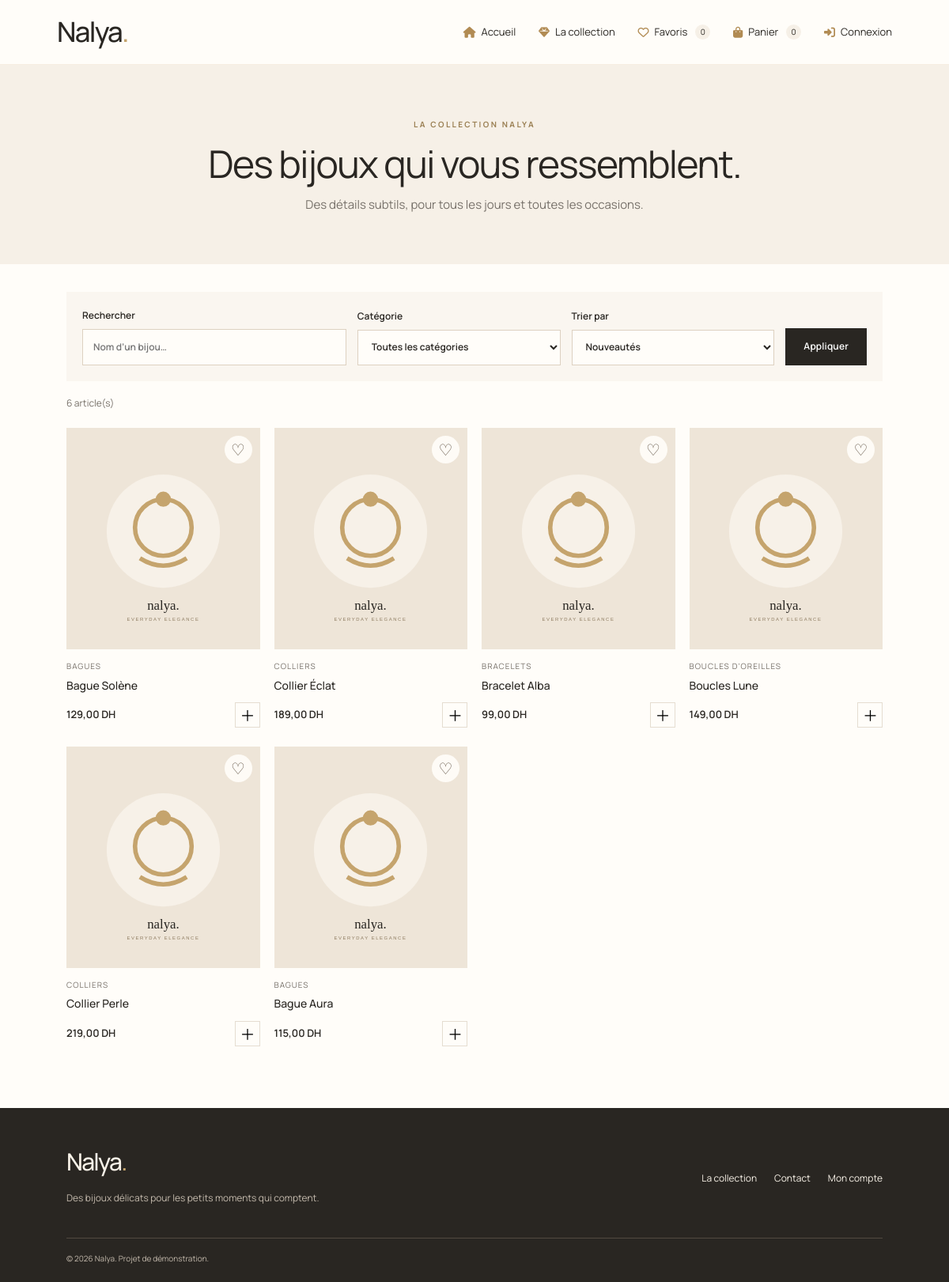
/products.php, run on the app's committed database.
### tables this page shows
CREATE TABLE products (
  id INT UNSIGNED AUTO_INCREMENT PRIMARY KEY,
  category_id INT UNSIGNED NOT NULL,
  name VARCHAR(160) NOT NULL,
  description TEXT NULL,
  price DECIMAL(10,2) NOT NULL DEFAULT 0.00,
  stock INT UNSIGNED NOT NULL DEFAULT 0,
  image VARCHAR(255) NULL,
  is_active TINYINT(1) NOT NULL DEFAULT 1,
  created_at TIMESTAMP NOT NULL DEFAULT CURRENT_TIMESTAMP,
  updated_at TIMESTAMP NOT NULL DEFAULT CURRENT_TIMESTAMP ON UPDATE CURRENT_TIMESTAMP,
  CONSTRAINT fk_products_category FOREIGN KEY(category_id) REFERENCES categories(id) ON UPDATE CASCADE ON DELETE RESTRICT,
  INDEX idx_products_active (is_active),
  INDEX idx_products_name (name)
);

CREATE TABLE categories (
  id INT UNSIGNED AUTO_INCREMENT PRIMARY KEY,
  name VARCHAR(100) NOT NULL UNIQUE,
  created_at TIMESTAMP NOT NULL DEFAULT CURRENT_TIMESTAMP
);

### includes/functions.php (called while the page is built, shortened)
<?php
function e(mixed $value): string {
    return htmlspecialchars((string)$value, ENT_QUOTES, 'UTF-8');
}
function money(mixed $amount): string {
    return number_format((float)$amount, 2, ',', ' ') . ' DH';
}
function image_url(?string $path): string {
    return $path;
}

### products.php (the view, shortened to what this page needs)
<?php
require __DIR__ . '/config/database.php';
require __DIR__ . '/includes/functions.php';
$search = trim($_GET['q'] ?? '');
$sql = "SELECT p.*, c.name AS category_name FROM products p LEFT JOIN categories c ON c.id=p.category_id WHERE p.is_active=1";
$params = [];
$sort = $_GET['sort'] ?? 'recent';
$sql .= match ($sort) { 'price_asc' => " ORDER BY p.price ASC", 'price_desc' => " ORDER BY p.price DESC", 'name' => " ORDER BY p.name ASC", default => " ORDER BY p.created_at DESC" };
$stmt = $pdo->prepare($sql); $stmt->execute($params); $products = $stmt->fetchAll();
require __DIR__ . '/includes/header.php';
?>
<section class="page-banner"><p class="eyebrow">LA COLLECTION NALYA</p><h1>Des bijoux qui vous ressemblent.</h1><p>Des détails subtils, pour tous les jours et toutes les occasions.</p></section>
<section class="section catalog-section">
  <form class="filters" method="get">
    <label>Rechercher<input type="search" name="q" value="<?= e($search) ?>" placeholder="Nom d’un bijou…"></label>
    <label>Catégorie<select name="category_id"><option value="">Toutes les catégories</option></select></label>
    <label>Trier par<select name="sort"><option value="recent" <?= $sort==='recent'?'selected':'' ?>>Nouveautés</option></select></label>
    <button class="btn btn-dark" type="submit">Appliquer</button>
  </form>
  <p class="result-count"><?= count($products) ?> article(s)</p>
  <?php if ($products): ?><div class="product-grid">
    <?php foreach ($products as $product): ?><article class="product-card">
      <button class="favorite-button" data-favorite="<?= (int)$product['id'] ?>" aria-label="Ajouter aux favoris">♡</button>
      <a class="product-photo" href="product-details.php?id=<?= (int)$product['id'] ?>"><img src="<?= e(image_url($product['image'])) ?>" alt="<?= e($product['name']) ?>"></a>
      <p class="product-category"><?= e($product['category_name'] ?? 'Collection Nalya') ?></p><h3><a href="product-details.php?id=<?= (int)$product['id'] ?>"><?= e($product['name']) ?></a></h3>
      <div class="product-card-bottom"><strong><?= money($product['price']) ?></strong><button class="add-mini" data-add-cart="<?= (int)$product['id'] ?>" data-name="<?= e($product['name']) ?>" data-price="<?= e($product['price']) ?>" data-stock="<?= (int)$product['stock'] ?>" data-image="<?= e(image_url($product['image'])) ?>">＋</button></div>
    </article><?php endforeach; ?>
  </div><?php else: ?><div class="empty-state"><h2>Aucun bijou trouvé</h2><p>Essayez une autre recherche ou catégorie.</p><a class="btn btn-outline" href="products.php">Réinitialiser les filtres</a></div><?php endif; ?>
</section>
<?php require __DIR__ . '/includes/footer.php'; ?>

### assets/css/style.css (style rules this page uses)
:root { --ivory: #f6f0e7; --gold: #c5a46d; --charcoal: #292622; --white: #ffffff; --beige: #eee5d8; --muted: #77716a; --border: #e5ddd1; --line: #e5ddd1; --success: #38573e; --danger: #a33a32; --shadow: 0 12px 35px rgba(41, 38, 34, 0.08); }
* { box-sizing:border-box }
html { scroll-behavior:smooth }
body { margin:0;background:#fffdf9;color:var(--charcoal);font-family:'Manrope',Arial,sans-serif;font-size:15px;line-height:1.65 }
a { color:inherit;text-decoration:none }
button,input,select,textarea { font:inherit }
button { cursor:pointer }
img { max-width:100%;display:block }
.eyebrow { font-size:10px;letter-spacing:2.4px;font-weight:700;color:#9b8054;margin:0 0 14px }
.hero h1,.page-banner h1,.detail-copy h1,.auth-card h1,.confirmation h1 { font-family:'Manrope',Georgia,serif;font-weight:400;font-size:clamp(42px,5vw,67px);line-height:1.12;letter-spacing:-1.5px;margin:0 0 22px }
.btn { display:inline-flex;justify-content:center;align-items:center;gap:20px;min-height:47px;padding:12px 22px;border:1px solid transparent;font-size:12px;font-weight:600;letter-spacing:.15px;transition:transform .2s,background .2s,border .2s }
.btn-dark { background:var(--charcoal);color:white }
.section { padding:78px clamp(20px,7vw,100px) }
.product-grid { display:grid;grid-template-columns:repeat(4,minmax(0,1fr));gap:24px 18px }
.product-card { position:relative;min-width:0 }
.product-photo { display:block;height:280px;background:var(--ivory);overflow:hidden;margin-bottom:13px }
.product-photo img { width:100%;height:100%;object-fit:cover;transition:transform .45s }
.favorite-button { position:absolute;right:10px;top:10px;width:35px;height:35px;border:0;border-radius:50%;background:rgba(255,253,249,.92);font-size:20px;z-index:2;color:#65584a }
.product-category { font-size:10px;letter-spacing:1px;text-transform:uppercase;color:var(--muted);margin:0 0 4px }
.product-card h3 { font-size:14px;font-weight:500;margin:0 0 10px }
.product-card-bottom { display:flex;justify-content:space-between;align-items:center;font-size:13px }
.product-card-bottom strong { font-weight:600 }
.add-mini { width:32px;height:32px;border:1px solid var(--line);background:transparent;font-size:19px;transition:all .2s }
.page-banner { text-align:center;background:var(--ivory);padding:67px 20px 62px }
.page-banner h1 { font-size:clamp(36px,4vw,52px);margin-bottom:14px }
.page-banner>p:last-child { color:var(--muted);margin:0 }
.catalog-section { padding-top:35px }
.filters { display:grid;grid-template-columns:1.3fr 1fr 1fr auto;align-items:end;gap:14px;padding:20px;background:#faf6f0;margin-bottom:18px }
.filters label,.form-stack label,.quantity-label { display:flex;flex-direction:column;gap:7px;font-size:12px;font-weight:600 }
.filters input,.filters select,.form-stack input,.form-stack textarea,.form-stack select,.quantity-label input,.inline-form input,.status-form select { width:100%;border:1px solid #ddd1c1;background:#fffdf9;padding:12px 13px;min-height:44px;border-radius:0;color:var(--charcoal);outline:none }
.result-count { font-size:12px;color:var(--muted);margin:15px 0 22px }
html, body, button, input, select, textarea { font-family: 'Manrope', Arial, sans-serif; }

### data on the page
products: image (placeholder picture), category.name "BAGUES", name "Bague Solène", price "129,00 DH"
products: image (placeholder picture), category.name "COLLIERS", name "Collier Éclat", price "189,00 DH"
products: image (placeholder picture), category.name "BRACELETS", name "Bracelet Alba", price "99,00 DH"
products: image (placeholder picture), category.name "BOUCLES D'OREILLES", name "Boucles Lune", price "149,00 DH"
products: image (placeholder picture), category.name "COLLIERS", name "Collier Perle", price "219,00 DH"
products: image (placeholder picture), category.name "BAGUES", name "Bague Aura", price "115,00 DH"

### other printed values
count($products) "6"
